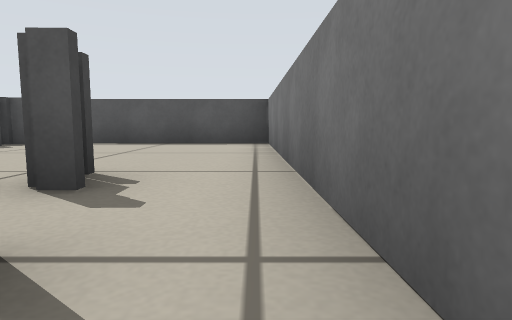
[1] (above)

24 first-person views from a walk through a Stage world. The camera is 0.21 m above the floor, tilts 6° down and sees 75° across. Floor lines are 1 m apart. The floor is counted in squares, 0.5 m on a side. Each view is taken from the middle of a square. On the plan, view 1 faces up. The plan holds only what a view shows up to about 9 squares ahead; the rest is blank. Robots are left out.

[2]
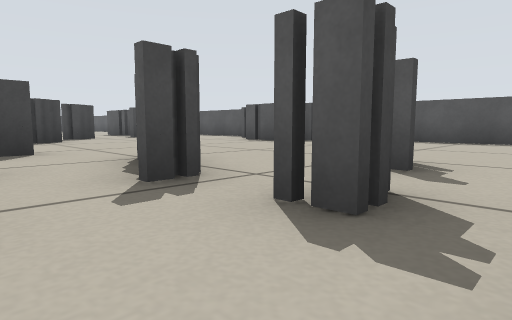

[3]
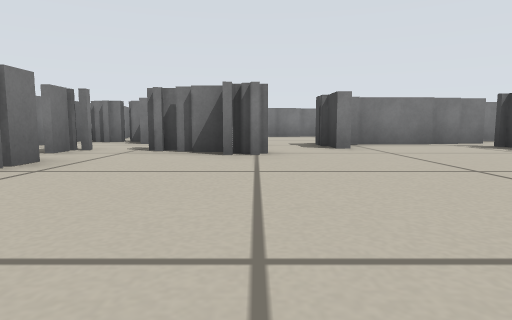

[4]
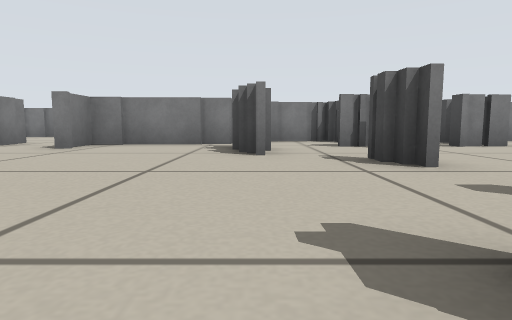

[5]
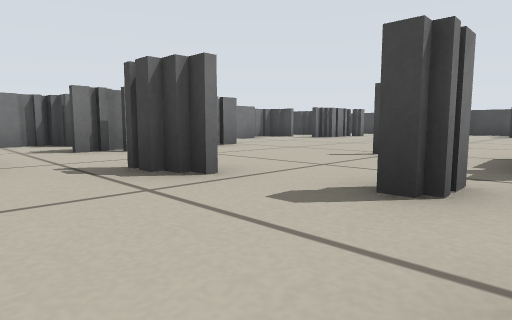

[6]
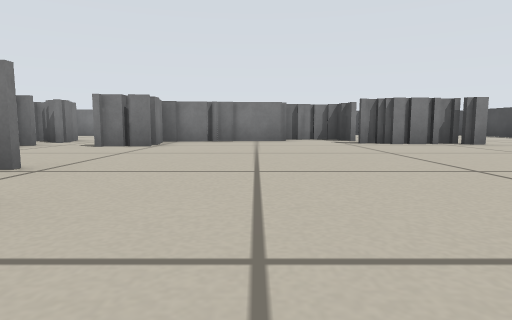

[7]
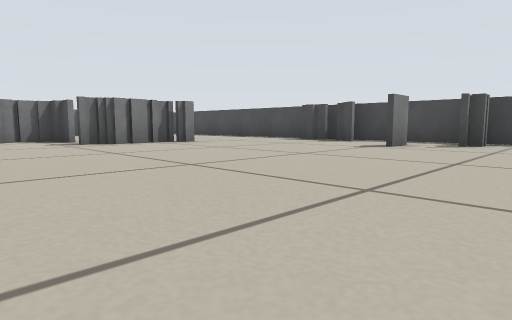

[8]
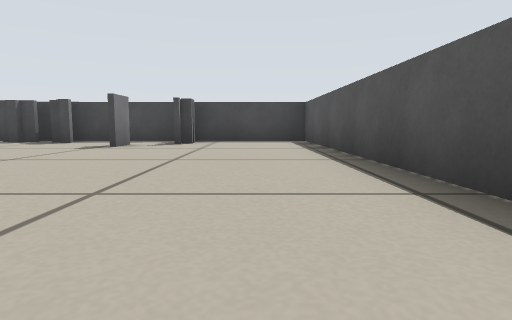

[9]
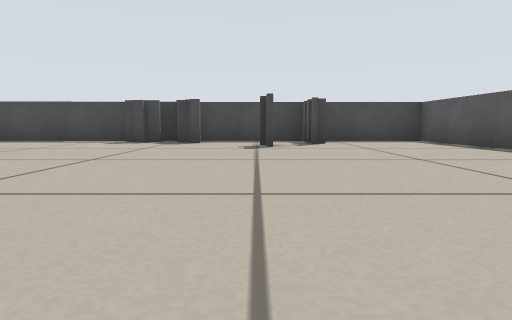

[10]
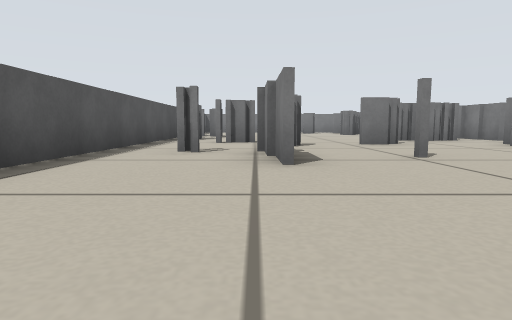

[11]
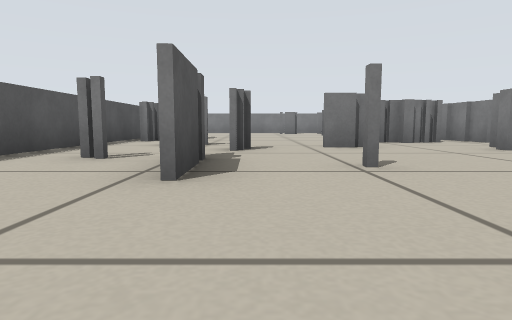

[12]
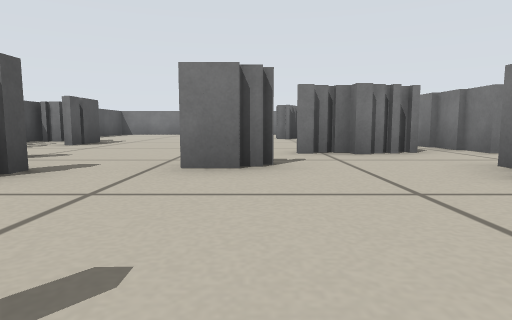

[13]
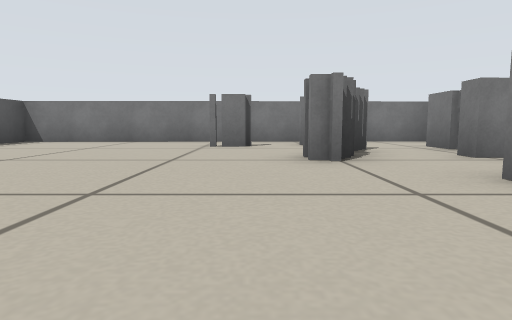

[14]
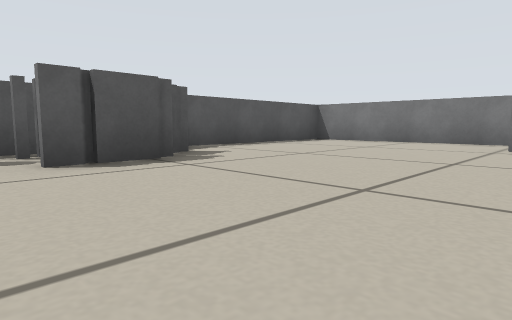

[15]
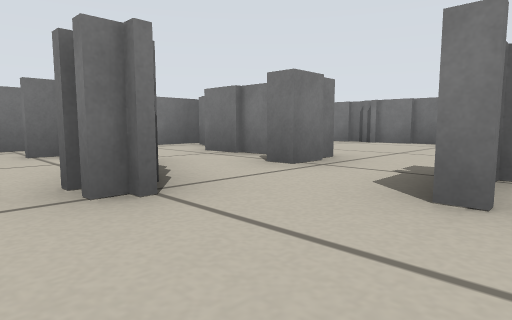

[16]
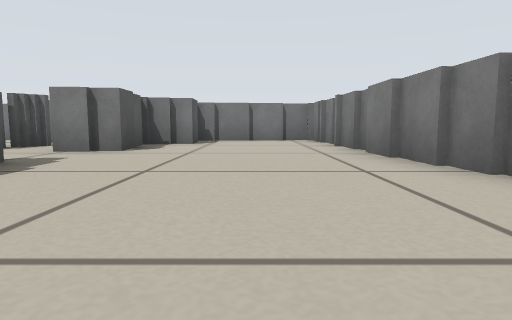

[17]
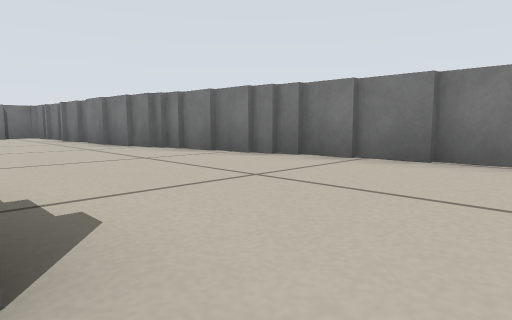

[18]
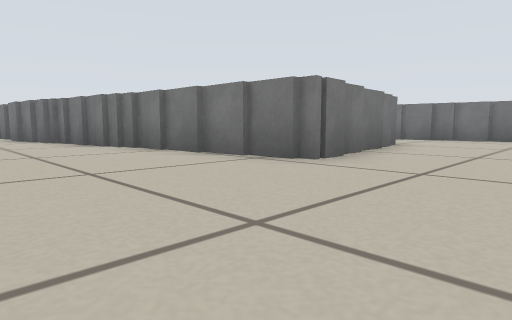

[19]
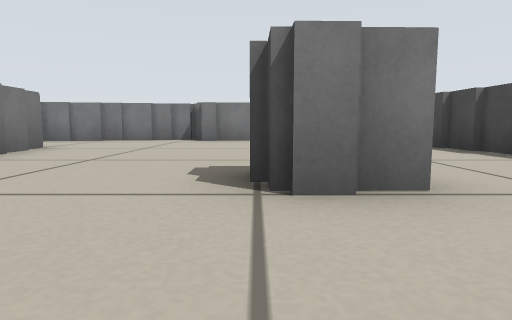

[20]
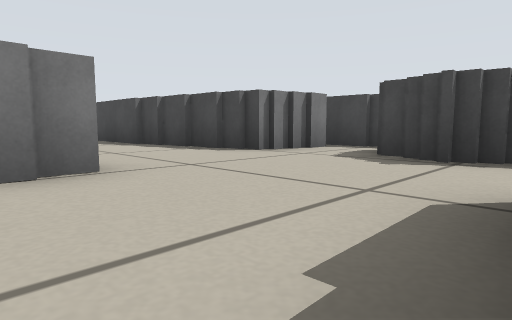

[21]
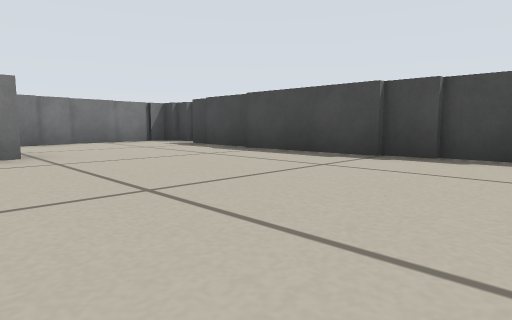

[22]
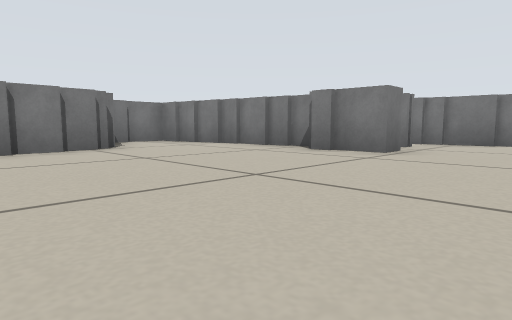

[23]
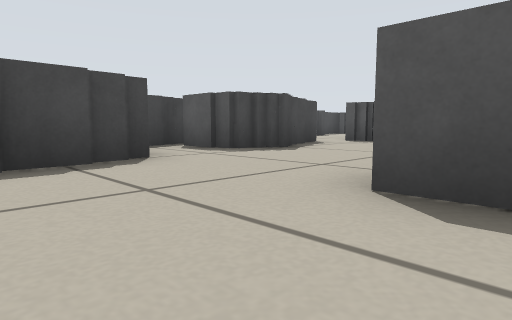

[24]
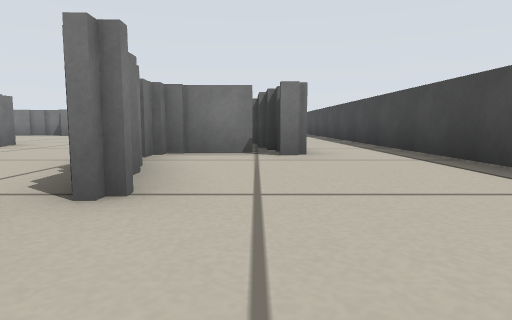

### Floor plan
Key: @ floor where view 1 was taken; # wall or solid block; x gap in a wall; . floor.
Columns run from 25 left of view 1 to 1 right of it. Each row starts with its distance up from view 1.
  8 ########  ######### #######
  7 #................####.....#
  6 #...........#.....###.....#
  5 #..........##.............#
  4 ###...........#...........#
  3 #..........#..............#
  2 #.............#.........x.#
  1 ##..............#....##.#.#
  0 ##..............#...###x#@#
 -1 #...##.....##.x..#####....#
 -2 #...###....# .#.##...######
 -3 #...#..##### .###........##
 -4 #...#..##................#
 -5 #...##...................#
 -6 #..###............########
 -7 #..#....##...######
 -8 #..###..##...#
 -9 #..# #.......#
-10 #.   #.......#
-11      ##......##
-12       #.......##
-13       #........#
-14       #...######
-15      ##...#
-16      #....#
-17      #.####
-18      ###

Where each view was taken, in squares from view 1:
view 1: 0 up, 0 right, facing up
view 2: 1 down, 0 right, facing up-left
view 3: 6 up, 4 left, facing down
view 4: 6 up, 9 left, facing down
view 5: 5 up, 9 left, facing down-left
view 6: 6 up, 16 left, facing down
view 7: 6 up, 16 left, facing down-left
view 8: 6 up, 16 left, facing left
view 9: 3 up, 16 left, facing left
view 10: 5 up, 18 left, facing right
view 11: 4 up, 17 left, facing right
view 12: 2 up, 14 left, facing right
view 13: 2 up, 8 left, facing right
view 14: 2 up, 8 left, facing up-right
view 15: 2 up, 6 left, facing down-right
view 16: 4 down, 9 left, facing right
view 17: 3 down, 12 left, facing down-right
view 18: 4 down, 15 left, facing down-right
view 19: 5 down, 16 left, facing down
view 20: 4 down, 16 left, facing down-left
view 21: 9 down, 15 left, facing down-left
view 22: 9 down, 18 left, facing down-right
view 23: 10 down, 16 left, facing up-left
view 24: 1 down, 22 left, facing down
